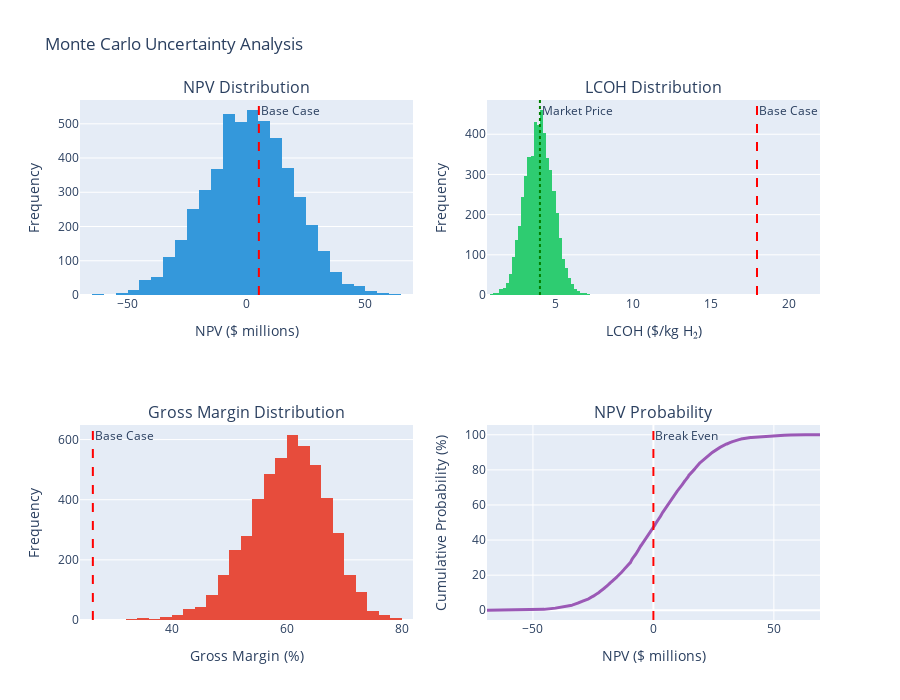

Notebook code for this chart:
### Code cell
# Monte Carlo simulation for uncertainty analysis
np.random.seed(42)
n_simulations = 5000

print("Running Monte Carlo simulation with 5,000 iterations...")
print("This quantifies project risk by sampling from parameter distributions\n")

# Storage for results
npv_results = []
irr_results = []
lcoh_results = []
margin_results = []

for i in range(n_simulations):
    # Sample parameters from distributions
    # Using normal distribution with std = (high - low) / 6 (capturing 99.7% within range)
    
    elec_price_sim = np.random.normal(
        electricity_price, 
        (sensitivity_ranges[sensitivity_ranges['parameter'] == 'electricity_price']['high_value'].values[0] - 
         sensitivity_ranges[sensitivity_ranges['parameter'] == 'electricity_price']['low_value'].values[0]) / 6)
    
    elec_price_sim = max(0.03, min(0.15, elec_price_sim))  # Bound to reasonable range

    h2_price_sim = np.random.normal(
        h2_price,
        (5.0 - 2.0) / 6
    )
    h2_price_sim = max(1.5, min(6.0, h2_price_sim))

    cb_price_sim = np.random.normal(
        cb_price,
        (3.0 - 1.0) / 6
    )
    cb_price_sim = max(0.5, min(3.5, cb_price_sim))

    rng_price_sim = np.random.normal(
        rng_price,
        (0.25 - 0.10) / 6
    )
    rng_price_sim = max(0, min(0.30, rng_price_sim))

    capex_sim = np.random.normal(
        capex,
        (capex * 0.2) / 3  # ±20% range
    )
    capex_sim = max(capex * 0.7, min(capex * 1.3, capex_sim))

    capacity_factor_sim = np.random.normal(
        capacity_factor,
        (0.95 - 0.85) / 6
    )
    capacity_factor_sim = max(0.80, min(0.98, capacity_factor_sim))

    # Recalculate metrics with sampled parameters
    h2_annual_sim = h2_rate * operating_hours * capacity_factor_sim
    cb_annual_sim = cb_rate * operating_hours * capacity_factor_sim

    # Revenue
    h2_revenue_sim = h2_annual_sim * h2_price_sim
    cb_revenue_sim = cb_annual_sim * cb_price_sim
    total_revenue_sim = h2_revenue_sim + cb_revenue_sim

    # Costs
    rng_annual_consumption = 1923 * operating_hours
    rng_cost_sim = rng_annual_consumption * rng_price_sim
    elec_cost_sim = h2_annual_sim * energy_per_kg_h2 * elec_price_sim
    variable_costs_sim = rng_cost_sim + elec_cost_sim + cooling_cost + process_water_cost

    # Margin
    margin_sim = total_revenue_sim - variable_costs_sim
    margin_pct_sim = margin_sim / total_revenue_sim * 100

    # LCOH (simplified)
    total_annual_cost_sim = (capex_sim * ((discount_rate * (1+discount_rate)**plant_lifetime) / 
                                          ((1+discount_rate)**plant_lifetime - 1))) + variable_costs_sim
    lcoh_sim = (total_annual_cost_sim - cb_revenue_sim) / h2_annual_sim

    # NPV (simplified)
    annual_cf = margin_sim
    annuity_factor = (1 - (1 + discount_rate)**(-plant_lifetime)) / discount_rate
    npv_sim = -capex_sim + annual_cf * annuity_factor

    # IRR (approximation)
    if annual_cf > 0:
        irr_sim = (annual_cf / capex_sim) * 100
    else:
        irr_sim = -100

    npv_results.append(npv_sim)
    irr_results.append(irr_sim)
    lcoh_results.append(lcoh_sim)
    margin_results.append(margin_pct_sim)

# convert to arrays

npv_results = np.array(npv_results)
irr_results = np.array(irr_results)
lcoh_results = np.array(lcoh_results)
margin_results = np.array(margin_results)

print("="*80)
print("MONTE CARLO UNCERTAINTY ANALYSIS RESULTS (5,000 iterations)")
print("="*80)
print(f"\n💰 NET PRESENT VALUE:")
print(f"   Mean:              ${np.mean(npv_results)/1e6:>8.2f} million")
print(f"   Median:            ${np.median(npv_results)/1e6:>8.2f} million")
print(f"   Std Deviation:     ${np.std(npv_results)/1e6:>8.2f} million")
print(f"   5th Percentile:    ${np.percentile(npv_results, 5)/1e6:>8.2f} million")
print(f"   95th Percentile:   ${np.percentile(npv_results, 95)/1e6:>8.2f} million")
print(f"   Probability NPV>0: {(npv_results > 0).sum() / len(npv_results) * 100:>7.1f}%")
print(f"\n💵 LEVELIZED COST OF HYDROGEN:")
print(f"   Mean:              ${np.mean(lcoh_results):>8.2f}/kg")
print(f"   Median:            ${np.median(lcoh_results):>8.2f}/kg")
print(f"   Std Deviation:     ${np.std(lcoh_results):>8.2f}/kg")
print(f"   5th Percentile:    ${np.percentile(lcoh_results, 5):>8.2f}/kg")
print(f"   95th Percentile:   ${np.percentile(lcoh_results, 95):>8.2f}/kg")
print(f"   Probability LCOH<$3.18: {(lcoh_results < h2_price).sum() / len(lcoh_results) * 100:>4.1f}%")
print(f"\n📊 GROSS MARGIN:")
print(f"   Mean:              {np.mean(margin_results):>8.1f}%")
print(f"   Median:            {np.median(margin_results):>8.1f}%")
print(f"   5th Percentile:    {np.percentile(margin_results, 5):>8.1f}%")
print(f"   95th Percentile:   {np.percentile(margin_results, 95):>8.1f}%")
print(f"   Probability Margin>20%: {(margin_results > 20).sum() / len(margin_results) * 100:>4.1f}%")

#visualize distributions
fig = make_subplots(
rows=2, cols=2,
subplot_titles=('NPV Distribution', 'LCOH Distribution',
'Gross Margin Distribution', 'NPV Probability'),
specs=[[{'type': 'histogram'}, {'type': 'histogram'}],
[{'type': 'histogram'}, {'type': 'scatter'}]]
)

#npv histogram
fig.add_trace(
go.Histogram(x=npv_results/1e6, name='NPV', marker_color='#3498db',
nbinsx=50, showlegend=False),
row=1, col=1
)
fig.add_vline(x=npv/1e6, line_dash="dash", line_color="red",
annotation_text="Base Case", row=1, col=1)

#lcoh histogram
fig.add_trace(
go.Histogram(x=lcoh_results, name='LCOH', marker_color='#2ecc71',
nbinsx=50, showlegend=False),
row=1, col=2
)
fig.add_vline(x=lcoh, line_dash="dash", line_color="red",
annotation_text="Base Case", row=1, col=2)
fig.add_vline(x=h2_price, line_dash="dot", line_color="green",
annotation_text="Market Price", row=1, col=2)

#margin histogram
fig.add_trace(
go.Histogram(x=margin_results, name='Margin', marker_color='#e74c3c',
nbinsx=50, showlegend=False),
row=2, col=1
)
fig.add_vline(x=gross_margin/total_revenue*100, line_dash="dash", line_color="red",
annotation_text="Base Case", row=2, col=1)

#npv cumulative probability
sorted_npv = np.sort(npv_results)
cumulative_prob = np.arange(1, len(sorted_npv) + 1) / len(sorted_npv) * 100
fig.add_trace(
go.Scatter(x=sorted_npv/1e6, y=cumulative_prob,
mode='lines', line=dict(width=3, color='#9b59b6'),
showlegend=False),
row=2, col=2
)
fig.add_vline(x=0, line_dash="dash", line_color="red",
annotation_text="Break Even", row=2, col=2)
fig.update_xaxes(title_text="NPV ($ millions)", row=1, col=1)
fig.update_xaxes(title_text="LCOH ($/kg H₂)", row=1, col=2)
fig.update_xaxes(title_text="Gross Margin (%)", row=2, col=1)
fig.update_xaxes(title_text="NPV ($ millions)", row=2, col=2)
fig.update_yaxes(title_text="Frequency", row=1, col=1)
fig.update_yaxes(title_text="Frequency", row=1, col=2)
fig.update_yaxes(title_text="Frequency", row=2, col=1)
fig.update_yaxes(title_text="Cumulative Probability (%)", row=2, col=2)
fig.update_layout(height=700, title_text="Monte Carlo Uncertainty Analysis")
fig.show()

#percentile analysis
percentiles = [5, 10, 25, 50, 75, 90, 95]
print("\n📈 Percentile Analysis:")
print("\nNPV ($ millions):")
for p in percentiles:
    print(f"   {p:>2}th percentile: ${np.percentile(npv_results, p)/1e6:>6.1f}M")
    print("\nLCOH ($/kg H₂):")
for p in percentiles:
    print(f"   {p:>2}th percentile: ${np.percentile(lcoh_results, p):>5.2f}")
    print(f"\n🎯 Risk Assessment:")
    print(f"   • {(npv_results > 0).sum() / len(npv_results) * 100:.1f}% probability of positive NPV")
    print(f"   • {(lcoh_results < h2_price).sum() / len(lcoh_results) * 100:.1f}% probability LCOH below market price")
    print(f"   • {(margin_results > 20).sum() / len(margin_results) * 100:.1f}% probability of healthy margin (>20%)")
if (npv_results > 0).sum() / len(npv_results) > 0.7:
    print(f"\n   ✅ Project shows STRONG robustness to uncertainty")
elif (npv_results > 0).sum() / len(npv_results) > 0.5:
    print(f"\n   ⚠️ Project shows MODERATE robustness to uncertainty")
else:
    print(f"\n   ❌ Project shows HIGH risk under uncertainty")

### Figure 1 — Plotly figure (JSON) as saved in the notebook; plotly's stock layout.template omitted (floating-point values rounded to 4 significant figures; data arrays with more than 128 entries replaced by an {"elided": "..."} marker saying what was removed)
{"data": [{"marker": {"color": "#3498db"}, "name": "NPV", "nbinsx": 50, "showlegend": false, "type": "histogram", "x": {"elided": "5000 float values"}, "xaxis": "x", "yaxis": "y"}, {"marker": {"color": "#2ecc71"}, "name": "LCOH", "nbinsx": 50, "showlegend": false, "type": "histogram", "x": {"elided": "5000 float values"}, "xaxis": "x2", "yaxis": "y2"}, {"marker": {"color": "#e74c3c"}, "name": "Margin", "nbinsx": 50, "showlegend": false, "type": "histogram", "x": {"elided": "5000 float values"}, "xaxis": "x3", "yaxis": "y3"}, {"line": {"color": "#9b59b6", "width": 3}, "mode": "lines", "showlegend": false, "type": "scatter", "x": {"elided": "5000 float values"}, "xaxis": "x4", "y": {"elided": "5000 float values"}, "yaxis": "y4"}], "layout": {"annotations": [{"font": {"size": 16}, "showarrow": false, "text": "NPV Distribution", "x": 0.225, "xanchor": "center", "xref": "paper", "y": 1, "yanchor": "bottom", "yref": "paper"}, {"font": {"size": 16}, "showarrow": false, "text": "LCOH Distribution", "x": 0.775, "xanchor": "center", "xref": "paper", "y": 1, "yanchor": "bottom", "yref": "paper"}, {"font": {"size": 16}, "showarrow": false, "text": "Gross Margin Distribution", "x": 0.225, "xanchor": "center", "xref": "paper", "y": 0.375, "yanchor": "bottom", "yref": "paper"}, {"font": {"size": 16}, "showarrow": false, "text": "NPV Probability", "x": 0.775, "xanchor": "center", "xref": "paper", "y": 0.375, "yanchor": "bottom", "yref": "paper"}, {"showarrow": false, "text": "Base Case", "x": 5.2, "xanchor": "left", "xref": "x", "y": 1, "yanchor": "top", "yref": "y domain"}, {"showarrow": false, "text": "Base Case", "x": 17.94, "xanchor": "left", "xref": "x2", "y": 1, "yanchor": "top", "yref": "y2 domain"}, {"showarrow": false, "text": "Market Price", "x": 4, "xanchor": "left", "xref": "x2", "y": 1, "yanchor": "top", "yref": "y2 domain"}, {"showarrow": false, "text": "Base Case", "x": 26.24, "xanchor": "left", "xref": "x3", "y": 1, "yanchor": "top", "yref": "y3 domain"}, {"showarrow": false, "text": "Break Even", "x": 0, "xanchor": "left", "xref": "x4", "y": 1, "yanchor": "top", "yref": "y4 domain"}], "height": 700, "shapes": [{"line": {"color": "red", "dash": "dash"}, "type": "line", "x0": 5.2, "x1": 5.2, "xref": "x", "y0": 0, "y1": 1, "yref": "y domain"}, {"line": {"color": "red", "dash": "dash"}, "type": "line", "x0": 17.94, "x1": 17.94, "xref": "x2", "y0": 0, "y1": 1, "yref": "y2 domain"}, {"line": {"color": "green", "dash": "dot"}, "type": "line", "x0": 4, "x1": 4, "xref": "x2", "y0": 0, "y1": 1, "yref": "y2 domain"}, {"line": {"color": "red", "dash": "dash"}, "type": "line", "x0": 26.24, "x1": 26.24, "xref": "x3", "y0": 0, "y1": 1, "yref": "y3 domain"}, {"line": {"color": "red", "dash": "dash"}, "type": "line", "x0": 0, "x1": 0, "xref": "x4", "y0": 0, "y1": 1, "yref": "y4 domain"}], "title": {"text": "Monte Carlo Uncertainty Analysis"}, "xaxis": {"anchor": "y", "domain": [0, 0.45], "title": {"text": "NPV ($ millions)"}}, "xaxis2": {"anchor": "y2", "domain": [0.55, 1], "title": {"text": "LCOH ($/kg H₂)"}}, "xaxis3": {"anchor": "y3", "domain": [0, 0.45], "title": {"text": "Gross Margin (%)"}}, "xaxis4": {"anchor": "y4", "domain": [0.55, 1], "title": {"text": "NPV ($ millions)"}}, "yaxis": {"anchor": "x", "domain": [0.625, 1], "title": {"text": "Frequency"}}, "yaxis2": {"anchor": "x2", "domain": [0.625, 1], "title": {"text": "Frequency"}}, "yaxis3": {"anchor": "x3", "domain": [0, 0.375], "title": {"text": "Frequency"}}, "yaxis4": {"anchor": "x4", "domain": [0, 0.375], "title": {"text": "Cumulative Probability (%)"}}}}
